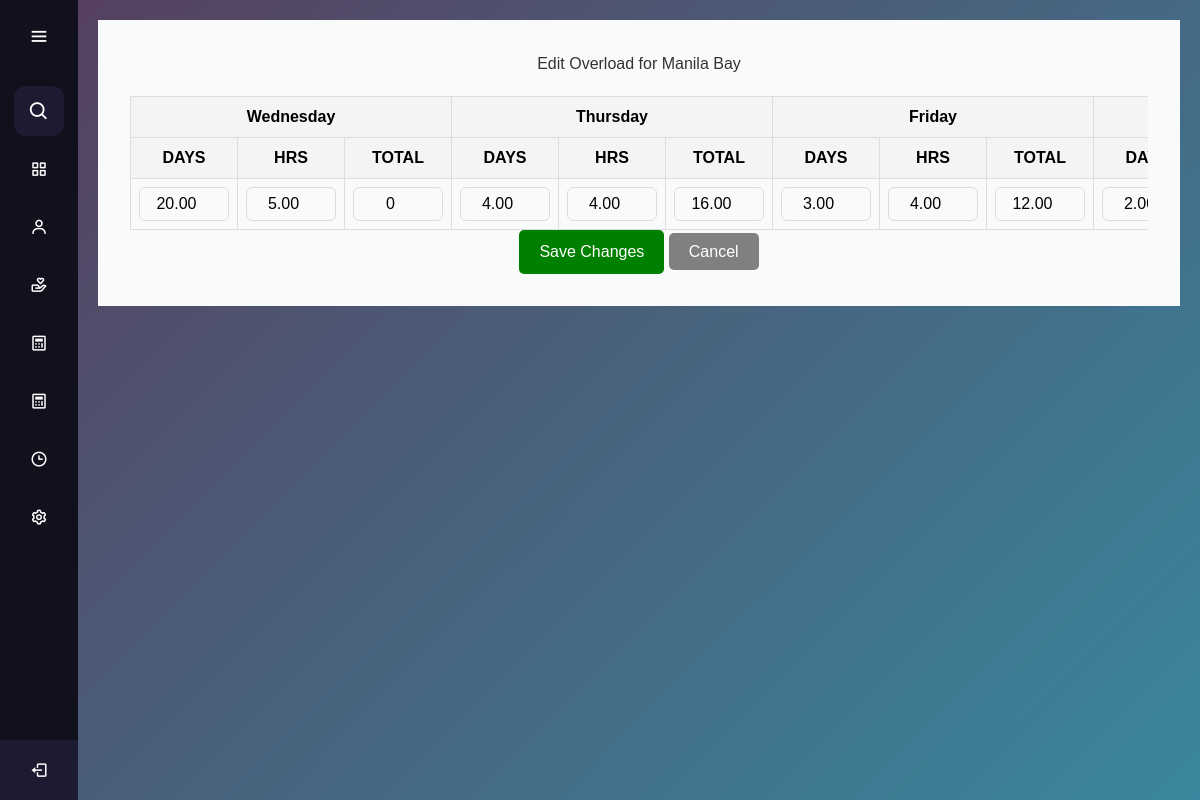
Page /manage_overload_edit.php?row_id=18 on the committed database.
### tables this page shows
CREATE TABLE `overload` (
  `overload_id` int(11) NOT NULL,
  `employee_id` int(11) NOT NULL,
  `wednesday_days` decimal(10,2) DEFAULT 0.00,
  `wednesday_hrs` decimal(10,2) DEFAULT 0.00,
  `wednesday_total` decimal(10,2) DEFAULT 0.00,
  `thursday_days` decimal(10,2) DEFAULT 0.00,
  `thursday_hrs` decimal(10,2) DEFAULT 0.00,
  `thursday_total` decimal(10,2) DEFAULT 0.00,
  `friday_days` decimal(10,2) DEFAULT 0.00,
  `friday_hrs` decimal(10,2) DEFAULT 0.00,
  `friday_total` decimal(10,2) DEFAULT 0.00,
  `mtth_days` decimal(10,2) DEFAULT 0.00,
  `mtth_hrs` decimal(10,2) DEFAULT 0.00,
  `mtth_total` decimal(10,2) DEFAULT 0.00,
  `mtwf_days` decimal(10,2) DEFAULT 0.00,
  `mtwf_hrs` decimal(10,2) DEFAULT 0.00,
  `mtwf_total` decimal(10,2) DEFAULT 0.00,
  `twthf_days` decimal(10,2) DEFAULT 0.00,
  `twthf_hrs` decimal(10,2) DEFAULT 0.00,
  `twthf_total` decimal(10,2) DEFAULT 0.00,
  `mw_days` decimal(10,2) DEFAULT 0.00,
  `mw_hrs` decimal(10,2) DEFAULT 0.00,
  `mw_total` decimal(10,2) DEFAULT 0.00,
  `less_lateOL` decimal(10,2) DEFAULT 0.00,
  `additional` decimal(10,2) DEFAULT 0.00,
  `adjustment_less` decimal(10,2) DEFAULT 0.00,
  `grand_total` decimal(11,2) DEFAULT 0.00
);

### manage_overload_edit.php (the view, shortened to what this page needs)
<?php
$host = 'localhost';
$dbname = 'gfi_exel';
$username = 'root';
$password = '';
try {
    $pdo = new PDO("mysql:host=$host;dbname=$dbname", $username, $password);
    $pdo->setAttribute(PDO::ATTR_ERRMODE, PDO::ERRMODE_EXCEPTION);
    $row_id = isset($_GET['row_id']) ? intval($_GET['row_id']) : 0;
    $query = "
        SELECT o.*, CONCAT(e.first_name, ' ', e.last_name) AS employee_name
        FROM overload o
        JOIN employees e ON o.employee_id = e.employee_id
        WHERE o.overload_id = :row_id
    ";
    $stmt = $pdo->prepare($query);
    $stmt->execute([':row_id' => $row_id]);
    $row = $stmt->fetch(PDO::FETCH_ASSOC);
} catch (PDOException $e) {
    die("Database connection failed: " . $e->getMessage());
}
?>
<!DOCTYPE html>
<html lang="en">
<head>
    <script src="https://unpkg.com/@tailwindcss/browser@4"></script>
    <script src="https://cdn.tailwindcss.com"></script>
</head>
<body>
    <?php include 'aside.php'; ?>
    <main>
        <div class="content">
            <h1 class="text-center mb-4">Edit Overload for <?= htmlspecialchars($row['employee_name']) ?></h1>
            <form id="editForm">
                <div class="table-wrapper">
                    <table class="table table-bordered text-center">
                        <thead class="table-light">
                            <tr>
                                <th colspan="3">Wednesday</th>
                                <th colspan="3">Thursday</th>
                                <th colspan="3">Friday</th>
                                <th colspan="3">MTTH</th>
                            </tr>
                            <tr>
                                <th>DAYS</th>
                                <th>HRS</th>
                                <th>TOTAL</th>
                                <th>DAYS</th>
                                <th>HRS</th>
                                <th>TOTAL</th>
                                <th>DAYS</th>
                                <th>HRS</th>
                                <th>TOTAL</th>
                                <th>DAYS</th>
                            </tr>
                        </thead>
                        <tbody>
                            <tr>
                                <td><input type="number" step="0.01" class="form-control" name="wednesday_days" value="<?= htmlspecialchars($row['wednesday_days'] ?? 0) ?>"></td>
                                <td><input type="number" step="0.01" class="form-control" name="wednesday_hrs" value="<?= htmlspecialchars($row['wednesday_hrs'] ?? 0) ?>"></td>
                                <td><input type="number" step="0.01" class="form-control readonly-input" name="wednesday_total" value="0" readonly></td>
                                <td><input type="number" step="0.01" class="form-control" name="thursday_days" value="<?= htmlspecialchars($row['thursday_days'] ?? 0) ?>"></td>
                                <td><input type="number" step="0.01" class="form-control" name="thursday_hrs" value="<?= htmlspecialchars($row['thursday_hrs'] ?? 0) ?>"></td>
                                <td><input type="number" step="0.01" class="form-control readonly-input" name="thursday_total" value="<?= htmlspecialchars($row['thursday_total'] ?? 0) ?>" readonly></td>
                                <td><input type="number" step="0.01" class="form-control" name="friday_days" value="<?= htmlspecialchars($row['friday_days'] ?? 0) ?>"></td>
                                <td><input type="number" step="0.01" class="form-control" name="friday_hrs" value="<?= htmlspecialchars($row['friday_hrs'] ?? 0) ?>"></td>
                                <td><input type="number" step="0.01" class="form-control readonly-input" name="friday_total" value="<?= htmlspecialchars($row['friday_total'] ?? 0) ?>" readonly></td>
                                <td><input type="number" step="0.01" class="form-control" name="mtth_days" value="<?= htmlspecialchars($row['mtth_days'] ?? 0) ?>"></td>
                            </tr>
                        </tbody>
                    </table>
                </div>
                <div class="text-center">
                    <button type="button" class="btn" style="background-color: green; color: white; padding: 10px 20px; border-radius: 5px; border: none;" onclick="saveEdits()">Save Changes</button>
                    <a href="manage_overload.php" class="btn" style="background-color: gray; color: white; padding: 10px 20px; border-radius: 5px; text-decoration: none;">Cancel</a>
                </div>
        </div>
    </main>
</body>
</html>

### styles.css (style rules this page uses)
* { margin: 0; padding: 0; box-sizing: border-box; font-family: "Poppins", sans-serif; }
main { margin-left: 78px; padding: 20px; transition: margin-left 0.5s ease; min-height: 100vh; background: linear-gradient( 135deg, #56405f, #39879e ); }

### manage_overload_edit.php (style rules this page uses)
.table-wrapper { max-width: 100%; overflow-x: auto; margin-top: 20px; }
table { width: 100%; border-collapse: collapse; }
th, td { padding: 0.5rem; text-align: center; border: 1px solid #ddd; }
th { background-color: #f3f4f6; font-weight: bold; }
td input { width: 90px; padding: 0.25rem; border: 1px solid #ddd; border-radius: 0.375rem; text-align: center; }
.content { padding: 2rem; background-color: #f9fafb; }
h1 { font-size: 1.75rem; color: #333; }

### rows in the picture
overload: wednesday_days "20.00", wednesday_hrs "5.00", thursday_days "4.00", thursday_hrs "4.00", thursday_total "16.00", friday_days "3.00", friday_hrs "4.00", friday_total "12.00", mtth_days "2.00"

### other values in the picture
$row['employee_name'] "Manila Bay"
